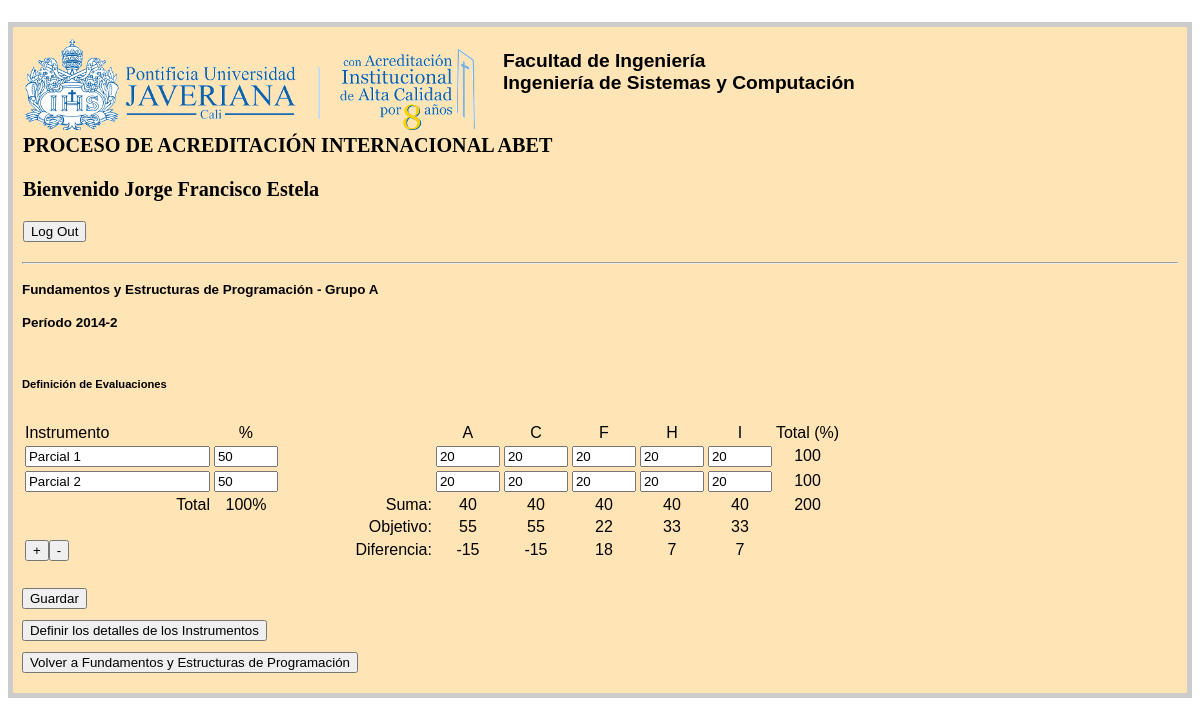
/2014-2/300CIP002/A/defcourse (signed in), run on the app's committed database.
### tables this page shows
CREATE TABLE ACREDITACION_ABET 
(
        -- Ej. 40
	ID_CARRERA INT NOT NULL,
        -- Ej. Ingenier�a de Sistemas y Computaci�n
	NOMBRE_CARRERA TEXT NOT NULL,
        -- Ej. 2014-1
	PERIODO TEXT NOT NULL,
	      -- Ej. 3, 5
	RELEVANCIA INT NOT NULL,

	PRIMARY KEY (ID_CARRERA, PERIODO)
);

CREATE TABLE ASIGNATURA
(
	ID INTEGER PRIMARY KEY AUTOINCREMENT,
        -- C�digo de la Asignatura. Ej. 300CIP001
	CODIGO TEXT NOT NULL,
        -- Ej. A
	GRUPO TEXT NOT NULL,
        -- Ej. INTRODUCCION A LA PROGRAMACION
	NOMBRE CHAR(50) NOT NULL,
        -- Ej. 40
	ID_CARRERA INT NOT NULL,
        -- Ej. 0012941
	ID_PROFESOR INT NOT NULL,
        -- Ej. 2013-2
  PERIODO TEXT NOT NULL,

	FOREIGN KEY (ID_CARRERA, PERIODO)
	REFERENCES ACREDITACION_ABET (ID_CARRERA, PERIODO),
	FOREIGN KEY (ID_PROFESOR)
	REFERENCES PROFESOR (ID),
	UNIQUE (CODIGO, GRUPO, PERIODO)
);

CREATE TABLE FORMULA
(
		-- Ej. A .. K
	RESULTADO_DE_PROGRAMA TEXT NOT NULL,
		-- Id de la Asignatura.
	ASIGNATURA INTEGER NOT NULL,
		-- Ej. 1 , 2, .., 5 (Dependiendo de la carrera)
	PESO INT NOT NULL,

	PRIMARY KEY (RESULTADO_DE_PROGRAMA, ASIGNATURA),
	FOREIGN KEY (ASIGNATURA)
	REFERENCES ASIGNATURA (ID),
	FOREIGN KEY (RESULTADO_DE_PROGRAMA)
	REFERENCES RESULTADO_DE_PROGRAMA (ID)
);

CREATE TABLE INSTRUMENTO  ( 
		-- Identificaci�n para la Evaluacion.
	ID_EVALUACION INTEGER PRIMARY KEY AUTOINCREMENT,
		-- Id de la Asignatura.
	ASIGNATURA INT NOT NULL,
		-- Ej. Exposicion, Parcial 1, Proyecto
	EVALUACION TEXT NOT NULL,
		-- Porcentaje de la evaluacion con respecto a la nota total de la asignatura
	PORCENTAJE INT NOT NULL,

	FOREIGN KEY (ASIGNATURA)
	REFERENCES ASIGNATURA (ID)
);

### main.py (the view)
@app.route('/<periodo>/<codigo>/<grupo>/defcourse', methods=['GET', 'POST'])
@login_required
def instrumentos(periodo, codigo, grupo):
    db = get_db()
    cur1 = db.execute(
        "select d.nombre, d.codigo, d.grupo, d.periodo, d.id, d.id_carrera, e.nombre_carrera \
        from asignatura as d, acreditacion_abet as e \
        where d.codigo=? and d.grupo=? and d.periodo=? and d.id_carrera = e.id_carrera",
        [codigo, grupo, periodo])
    detalles = cur1.fetchall()[0]
    cur2 = db.execute(
        "select d.resultado_de_programa, d.peso, e.descripcion \
        from formula as d, resultado_de_programa as e \
        where asignatura=? and d.resultado_de_programa = e.id and e.carrera=?",
        [detalles[4], detalles[5]])
    formula = cur2.fetchall()
    suma = 0
    for i in formula:
        suma = suma + i[1]
    for i in range(len(formula)):
        temp1 = list(formula[i])
        temp1.append(int(formula[i][1] * 1000 / suma))
        formula[i] = tuple(temp1)
    conteo = len(formula)
    cur3 = db.execute(
        'select d.evaluacion, d.porcentaje, e.competencia, e.porcentaje, d.id_evaluacion \
        from instrumento as d, \
        (select * from porcentaje_abet as pa inner join Descripcion_A_K as dsak on pa.Id_COMPETENCIA = dsak.competencia) as e \
        where e.asignatura = d.asignatura and d.id_evaluacion = e.evaluacion and e.nivel = 1 and d.asignatura=?',
        [detalles[4]]
        )
    evaluaciones = []
    for row in cur3.fetchall():
        evaluaciones.append(row)
    cur4 = db.execute("select count(*) from instrumento where asignatura=?", [detalles[4]])
    numevals = cur4.fetchall()
    usuario = session['id_prof'][1] if 'id_prof' in session else session['user']
    power = session['lvl']
    entries = {'detalles': detalles, 'resprog': formula, 'suma': suma, 'numevals': numevals[0][0],
               'evaluaciones': evaluaciones, 'conteo': conteo, 'usuario': usuario, "permisos": power }
    return render_template('defcourse.html', entries=entries)

### main.py (called while the page is built)
def connect_db():
    return sqlite3.connect(app.config['DATABASE'])

def get_db():
    if not hasattr(g, 'sqlite_db'):
        g.sqlite_db = connect_db()
    return g.sqlite_db

def login_required(f):
   @wraps(f)
   def wrap(*args, **kwargs):
       if 'logged_in' in session:
           return f(*args, **kwargs)
       else:
           return redirect(url_for('login'))
   return wrap

### templates/defcourse.html (shortened to what this page needs)
<!doctype html lang="es">
<head>
    <link rel="stylesheet" href="http://code.jquery.com/ui/1.10.4/themes/smoothness/jquery-ui.css">
    <link rel=stylesheet type=text/css href="{{ url_for('static', filename='style.css') }}">
</head>
<body {% if entries.numevals>0 %}onload="inicializacion()"{% endif %}>
<div class=page>
    {% block body %}
    <table>
        <tr>
            <td><img src="../../../static/logo.png"></td>
            <td width="20">&nbsp;</td>
            <td><h4>Facultad de Ingeniería<br>{{entries.detalles[6]}}</h4></td>
        </tr>
    </table>
    <h1>PROCESO DE ACREDITACIÓN INTERNACIONAL ABET<form action="{{ url_for('logout')}}"><p>Bienvenido {{ entries.usuario }} </p>
        <input type=submit value='Log Out'>
        </form></h1>
    <hr>
    <h4>{{ entries.detalles[0] }} - Grupo {{ entries.detalles[2] }}</h4>
    <h4>Período {{ entries.detalles[3] }}</h4>
    <br>
    <h5>Definición de Evaluaciones</h5>
    <br>
    {% if entries.permisos != 2  %}
    <form name="forma" id="forma" action="{{ url_for('guardarPesosInstrumentos', periodo=entries.detalles[3], codigo=entries.detalles[1], grupo=entries.detalles[2]) }}" method=post onkeydown="testForEnter();">
        <table name="tabla" id="tabla" border="0">
            <tr>
                <td>Instrumento</td>
                <td align="center">%</td>
                <td width="50">&nbsp;</td>
                {% for entry in entries.resprog %}
                    <td align="center" title="{{entry[2]}}">{{ entry[0] }}</td>
                {% endfor %}
                <td align="center">Total (%)</td>
            </tr>
            {% if entries.numevals>0 %}
                {% for k in range(1,entries.numevals+1) %}
                    <tr>
                        <td><input type=text name="evaluacion{{k}}" id="evaluacion{{k}}" value='{{ entries.evaluaciones[(k-1)*entries.conteo][0] }}'></td>
                        <td><input type="number" step="1" min="0" max="100" name="porcentaje{{k}}" id="porcentaje{{k}}" onchange="sumarPorcentajes()" size="3" value='{{ entries.evaluaciones[(k-1)*entries.conteo][1] }}'></td>
                        <td width="150">&nbsp;</td>
                        {% for j in range(0,entries.conteo) %}
                            <td><input type="number" step="1" min="0" max="100" name="{{ entries.resprog[j][0] }}{{k}}" id="{{ entries.resprog[j][0] }}{{k}}" onchange="sumarCeldas()" size="3" value='{{ entries.evaluaciones[((k-1)*entries.conteo)+j][3] }}'></td>
                        {% endfor %}
                        <td align="center"><div id="fila{{k}}">0</div></td>
                    </tr>
                {% endfor %}
            {% endif %}
            <tr>
                <td align="right">Total</td>
                <td align="center"><div id="porcentajetotal">0%</div></td>
                <td align="right">Suma:</td>
                {% for entry in entries.resprog %}
                    <td align="center"><div id="suma{{ entry[0] }}">0</div></td>
                {% endfor %}
                <td align="center"><div id="totalsuma">0</div></td>
            </tr>
            <tr>
                <td align="right"></td>
                <td align="center"></td>
                <td align="right">Objetivo:</td>
                {% for entry in entries.resprog %}
                    <td align="center"><div id="objetivo{{ entry[0] }}">0</div></td>
                {% endfor %}
            </tr>
            <tr>
                <td align="left">  <input type="button" id="botonadd" value="+"><input type="button" id="botondel" value="-"></td>
                <td align="center"></td>
                <td align="right">Diferencia:</td>
                {% for entry in entries.resprog %}
                    <td align="center"><div id="diferencia{{ entry[0] }}">0</div></td>
                {% endfor %}
            </tr>
        </table>
        <br>
        <br>
        <input type=submit value='Guardar' onclick="verificacion()">
    </form>
    {% endif %}
    <form name="botonseguir" action="{{ url_for('indicadores', periodo=entries.detalles[3], codigo=entries.detalles[1], grupo=entries.detalles[2])}}">
        <input type=submit value='Definir los detalles de los Instrumentos'>
    </form>
    <form name="botonvolver" action="{{ url_for('asignatura', periodo=entries.detalles[3], codigo=entries.detalles[1], grupo=entries.detalles[2])}}">
        <input type=submit value='Volver a {{entries.detalles[0]}}'>
    </form>
    {% endblock %}
</div>
</body>

### static/style.css (style rules this page uses)
body { font-family: sans-serif; }
a, h1, h2 { color: #377ba8; }
h1, h2 { color: black; }
h1, h2, h3 { font-family: 'Georgia', serif; margin: 1; }
h1 { font-size: 1.8em; }
h4 { font-size: 1.2em; }
h5 { font-size: 1em; }
.page { margin: 2em auto; width: 50em auto; height: 50em auto; border: 5px solid #ccc; padding: 0.8em; background: rgb(255,228,181); }

### data on the page
ACREDITACION_ABET: NOMBRE_CARRERA "Ingeniería de Sistemas y Computación"
ASIGNATURA: NOMBRE "Fundamentos y Estructuras de Programación", GRUPO "A", PERIODO "2014-2", NOMBRE "Volver a Fundamentos y Estructuras de Programación"
FORMULA: RESULTADO_DE_PROGRAMA "A"
FORMULA: RESULTADO_DE_PROGRAMA "C"
FORMULA: RESULTADO_DE_PROGRAMA "F"
FORMULA: RESULTADO_DE_PROGRAMA "H"
FORMULA: RESULTADO_DE_PROGRAMA "I"
INSTRUMENTO: evaluacion1 "Parcial 1", porcentaje1 "50"
INSTRUMENTO: EVALUACION "Parcial 2", PORCENTAJE "50"

### other printed values
{{ entries.usuario }} "Jorge Francisco Estela"
